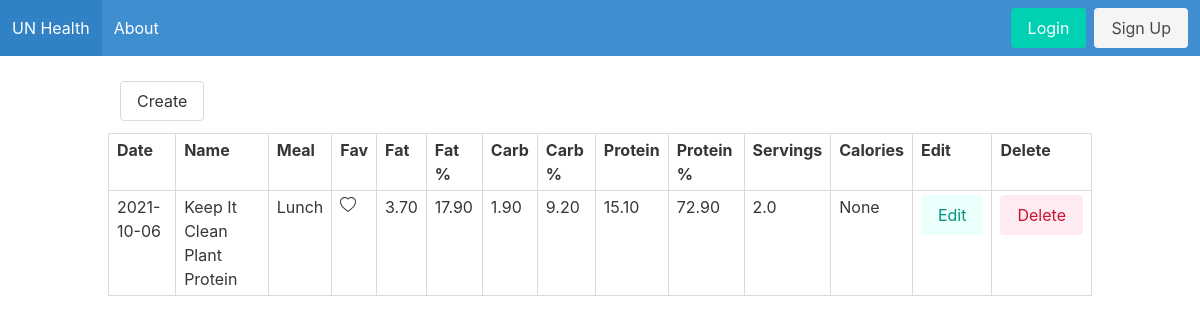
The page /accounts/1/food/dailyfood/ on the database its author committed.
### food/models.py (models this page shows, shortened)
class TestFood(db.Model):
  meal_choices = (
      ('Breakfast', 'Breakfast'),
      ('Lunch', 'Lunch'),
      ('Dinner', 'Dinner'),
      ('Snack','Snack')
    )
  id = db.AutoField(primary_key=True)
  mealDate = db.DateField(default=datetime.now)
  meal = db.CharField(max_length=30, choices=meal_choices, null=True)
  serving = db.DecimalField(max_digits=2, decimal_places=1, null=True )
  food = db.ForeignKey(food.Food, on_delete=db.DO_NOTHING)
  calories = db.DecimalField(max_digits=6, decimal_places=2,null=True)
  client = db.ForeignKey(settings.AUTH_USER_MODEL, on_delete=db.CASCADE)
  class Meta:
      ordering = ('-mealDate',)

### fooddb/models.py (models this page shows, shortened)
class Food(db.Model):
    id = db.AutoField(primary_key=True)
    name = db.CharField(max_length=30, unique=True, null=True)
    fats = db.DecimalField(max_digits=4, decimal_places=2,null=True)
    sat_fats =db.DecimalField(max_digits=4, decimal_places=2,null=True)
    carbohydrate = db.DecimalField(max_digits=4, decimal_places=2,null=True)
    sugars = db.DecimalField(max_digits=4, decimal_places=2,null=True)
    protein = db.DecimalField(max_digits=4, decimal_places=2,null=True)
    salt = db.DecimalField(max_digits=6, decimal_places=2,null=True)
    calories = db.DecimalField(max_digits=6, decimal_places=2,null=True)
    fat_ratio = db.DecimalField(max_digits=6, decimal_places=2)
    carb_ratio = db.DecimalField(max_digits=6, decimal_places=2)
    protein_ratio = db.DecimalField(max_digits=6, decimal_places=2)
    serving_size = db.DecimalField(max_digits=6, decimal_places=3,null=True)
    class Meta:
      ordering = ('-name',)

### food/views.py (the view)
# urls.py: path('dailyfood/', DailyFoodList.as_view(), name='dailyfood'),
class DailyFoodList(ListView):
  login_url = '/accounts/login/'
  redirect_field_name = 'redirect_to'
  template_name = 'food/testTable.html'
  model = TestFood
  context_object_name = 'all_food'
  paginate_by = 10
  def get_queryset(self):
    return TestFood.objects.filter(mealDate = date.today())#.select_related('food')

### templates/food/testTable.html (shortened to what this page needs)
{% extends '_layout.html' %}
{% load static %}
{% block content %}
<div class="content">
    <div class="columns">
      <div class="column">
      <a type='button'class='button is-secondary' href="{% url 'food:addfood' user.pk %}">Create</a>
    </div>
  </div>
	<div class="columns is-multiline is-mobile">
		{% if all_food %}
		<div class="table-container">
			<table class="table is-bordered is-striped is-narrow is-hoverable is-fullwidth table-sort">
				<thead>
					<tr>
						<th>Date</th>
						<th>Name</th>
						<th>Meal</th>
						<th>Fav</th>
						<th>Fat</th>
						<th>Fat %</th>
						<th>Carb</th>
						<th>Carb %</th>
						<th>Protein</th>
						<th>Protein %</th>
            <th>Servings</th>
            <th>Calories</th>
						<th>Edit</th>
						<th>Delete</th>
					</tr>
				</thead>
				<tbody>
          {% for f in all_food %}
          <tr>
					<td>{{f.mealDate.isoformat}}</td>
					<td>{{f.food.name}}</td>
					<td>{{f.meal}}</td>
					<td>
					</td>
					<td>{{f.food.fats}}</td>
					<td>{{f.food.fat_ratio}}</td>
					<td>{{f.food.carbohydrate}}</td>
					<td>{{f.food.carb_ratio}}</td>
					<td>{{f.food.protein}}</td>
					<td>{{f.food.protein_ratio}}</td>
          <td>{{f.serving}}</td>
          <td>{{f.calories}}</td>
					<td><a class="button is-primary is-light" href="{% url 'food:update' user.pk f.id %}">Edit</a></td>
					<td><a class="button is-danger is-light" href="">Delete</a></td>
					</tr>
					{% endfor %}
				</tbody>
			</table>
		</div>
		{% else %}
		<div class="column">
			<p>Please add food to list.</p>
		</div>
		{% endif %}
	</div>
</div>
{% endblock content %}

### rows shown on the page
TestFood: mealDate "2021-10-06", food.name "Keep It Clean Plant Protein", meal "Lunch", food.fats "3.70", food.fat_ratio "17.90", food.carbohydrate "1.90", food.carb_ratio "9.20", food.protein "15.10", food.protein_ratio "72.90", serving "2.0", calories "None"
